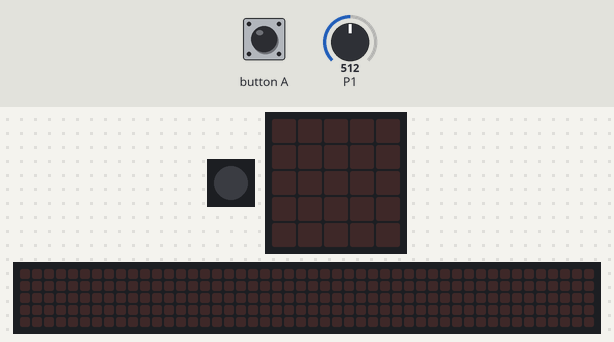
Recording of a program running on a simulated Calliope mini (MakeCode). On the bench: 1 RGB LEDs in strip order, left to right, the board's 5×5 LED display, a strip that is not on the board, showing the scrolling text unrolled. Inputs (shaded band) come from the test bench; at power-on: P1 = 512 (analog values on the 0–1023 scale). The 48×5 strip is a reading aid, not a part: it shows the text the display is scrolling, unrolled, one strip-width of it at a time.

Above: at 1.2 s.
1.3 s: button A pressed for 0.15 s
At 1.52 s:
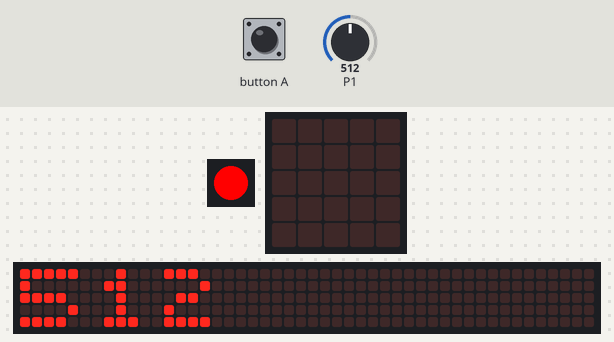
4.3 s: button A pressed for 0.15 s
At 5.77 s:
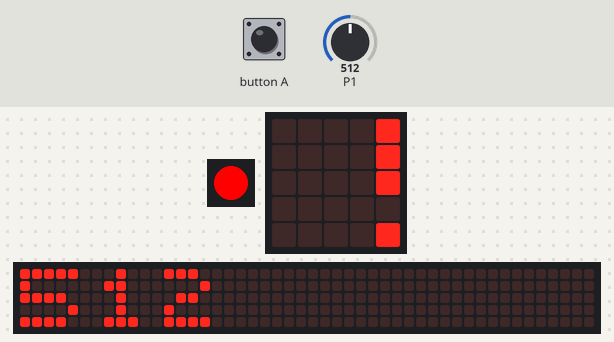
At 10.0 s:
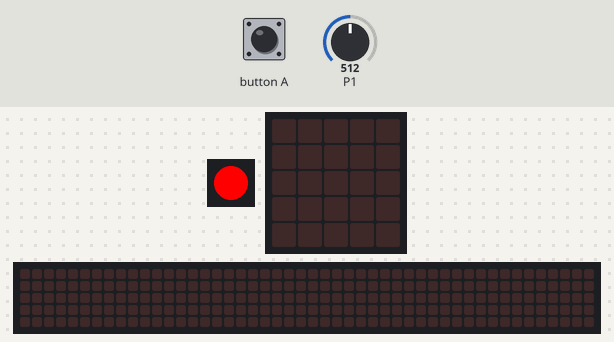
Timing chart, 0 to 11.5 s (numbered marks = the images above; inputs shaded):
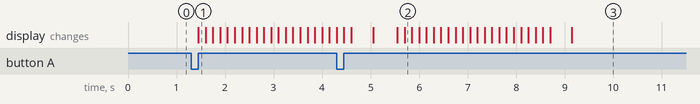

The program:

main.ts
```typescript
let Feuchtigkeit = 0
input.onButtonPressed(Button.A, function () {
    Feuchtigkeit = pins.analogReadPin(AnalogPin.P1)
    if (Feuchtigkeit <= 8) {
        // Blau
        basic.setLedColor(0x0000FF)
    } else if (Feuchtigkeit > 400) {
        // Rot
        basic.setLedColor(0xFF0000)
    } else {
        // Grün
        basic.setLedColor(0x00FF00)
    }
    basic.showNumber(Feuchtigkeit)
    // Halte die Farbe für 500 Millisekunden
    basic.pause(500)
    // Lösche das LED-Display nach der Pause
    basic.clearScreen()
})
```

test.ts
```typescript
// Hier kann man Tests durchführen; diese Datei wird nicht kompiliert, wenn dieses Paket als Erweiterung verwendet wird.
```

Measured:
- after the input at 1.3 s, the display: changes after 0.15 s (image 1)
